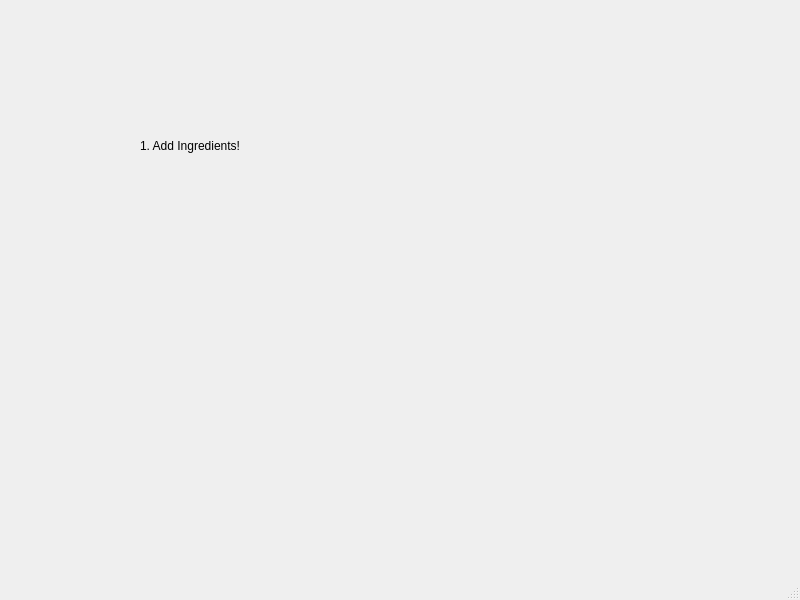
<?xml version="1.0" encoding="UTF-8"?>
<ui version="4.0">
 <class>MainWindow</class>
 <widget class="QMainWindow" name="MainWindow">
  <property name="geometry">
   <rect>
    <x>0</x>
    <y>0</y>
    <width>800</width>
    <height>600</height>
   </rect>
  </property>
  <property name="windowTitle">
   <string>MainWindow</string>
  </property>
  <widget class="QWidget" name="centralwidget">
   <widget class="QStackedWidget" name="gameScreens">
    <property name="geometry">
     <rect>
      <x>0</x>
      <y>0</y>
      <width>800</width>
      <height>600</height>
     </rect>
    </property>
    <property name="currentIndex">
     <number>1</number>
    </property>
    <widget class="QWidget" name="screen00Start">
     <widget class="QLabel" name="label">
      <property name="geometry">
       <rect>
        <x>130</x>
        <y>145</y>
        <width>221</width>
        <height>81</height>
       </rect>
      </property>
      <property name="text">
       <string>0. Start Menu: IceGunga Master</string>
      </property>
     </widget>
    </widget>
    <widget class="QWidget" name="screen01Add">
     <widget class="QLabel" name="label_2">
      <property name="geometry">
       <rect>
        <x>140</x>
        <y>125</y>
        <width>141</width>
        <height>41</height>
       </rect>
      </property>
      <property name="text">
       <string>1. Add Ingredients!</string>
      </property>
     </widget>
    </widget>
    <widget class="QWidget" name="screen02Boil">
     <widget class="QLabel" name="label_3">
      <property name="geometry">
       <rect>
        <x>80</x>
        <y>85</y>
        <width>251</width>
        <height>61</height>
       </rect>
      </property>
      <property name="text">
       <string>2. Boil Mixture!</string>
      </property>
     </widget>
    </widget>
    <widget class="QWidget" name="screen03Freeze">
     <widget class="QLabel" name="label_4">
      <property name="geometry">
       <rect>
        <x>120</x>
        <y>95</y>
        <width>161</width>
        <height>41</height>
       </rect>
      </property>
      <property name="text">
       <string>3. Freeze Mixture!</string>
      </property>
     </widget>
    </widget>
    <widget class="QWidget" name="screen04Churn">
     <widget class="QLabel" name="label_5">
      <property name="geometry">
       <rect>
        <x>150</x>
        <y>145</y>
        <width>141</width>
        <height>71</height>
       </rect>
      </property>
      <property name="text">
       <string>4. Churn Mixture!</string>
      </property>
     </widget>
    </widget>
    <widget class="QWidget" name="screen05Serve">
     <widget class="QLabel" name="label_6">
      <property name="geometry">
       <rect>
        <x>260</x>
        <y>50</y>
        <width>101</width>
        <height>71</height>
       </rect>
      </property>
      <property name="text">
       <string>5. Serve!</string>
      </property>
     </widget>
     <widget class="QGraphicsView" name="graphicsView">
      <property name="geometry">
       <rect>
        <x>0</x>
        <y>0</y>
        <width>800</width>
        <height>600</height>
       </rect>
      </property>
     </widget>
     <zorder>graphicsView</zorder>
     <zorder>label_6</zorder>
    </widget>
   </widget>
  </widget>
  <widget class="QMenuBar" name="menubar">
   <property name="geometry">
    <rect>
     <x>0</x>
     <y>0</y>
     <width>800</width>
     <height>21</height>
    </rect>
   </property>
  </widget>
  <widget class="QStatusBar" name="statusbar"/>
 </widget>
 <resources/>
 <connections/>
</ui>
